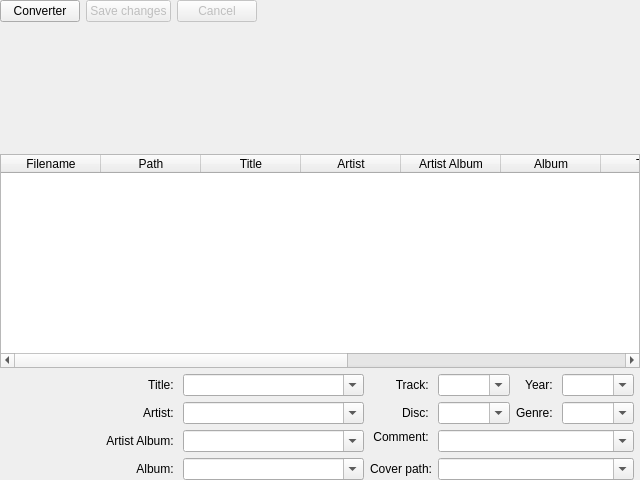
<?xml version="1.0" encoding="UTF-8"?>
<ui version="4.0">
 <class>TagEditor</class>
 <widget class="QWidget" name="TagEditor">
  <property name="geometry">
   <rect>
    <x>0</x>
    <y>0</y>
    <width>640</width>
    <height>480</height>
   </rect>
  </property>
  <property name="windowTitle">
   <string notr="true"/>
  </property>
  <layout class="QVBoxLayout" name="verticalLayout" stretch="0,0,3,0">
   <property name="leftMargin">
    <number>0</number>
   </property>
   <property name="topMargin">
    <number>0</number>
   </property>
   <property name="rightMargin">
    <number>0</number>
   </property>
   <property name="bottomMargin">
    <number>0</number>
   </property>
   <item>
    <layout class="QHBoxLayout" name="hl_top">
     <item>
      <widget class="QPushButton" name="convertPushButton">
       <property name="maximumSize">
        <size>
         <width>16777215</width>
         <height>32</height>
        </size>
       </property>
       <property name="text">
        <string>Converter</string>
       </property>
       <property name="icon">
        <iconset resource="player.qrc">
         <normaloff>:/icons/rename</normaloff>:/icons/rename</iconset>
       </property>
       <property name="iconSize">
        <size>
         <width>24</width>
         <height>24</height>
        </size>
       </property>
       <property name="checkable">
        <bool>true</bool>
       </property>
       <property name="checked">
        <bool>false</bool>
       </property>
      </widget>
     </item>
     <item>
      <widget class="QPushButton" name="saveChangesButton">
       <property name="enabled">
        <bool>false</bool>
       </property>
       <property name="maximumSize">
        <size>
         <width>16777215</width>
         <height>32</height>
        </size>
       </property>
       <property name="text">
        <string>Save changes</string>
       </property>
       <property name="icon">
        <iconset resource="player.qrc">
         <normaloff>:/icons/save</normaloff>:/icons/save</iconset>
       </property>
       <property name="iconSize">
        <size>
         <width>24</width>
         <height>24</height>
        </size>
       </property>
      </widget>
     </item>
     <item>
      <widget class="QPushButton" name="cancelButton">
       <property name="enabled">
        <bool>false</bool>
       </property>
       <property name="maximumSize">
        <size>
         <width>16777215</width>
         <height>32</height>
        </size>
       </property>
       <property name="text">
        <string>Cancel</string>
       </property>
       <property name="iconSize">
        <size>
         <width>24</width>
         <height>24</height>
        </size>
       </property>
      </widget>
     </item>
     <item>
      <layout class="QHBoxLayout" name="extensiblePushButtonArea"/>
     </item>
     <item>
      <spacer name="horizontalSpacer">
       <property name="orientation">
        <enum>Qt::Horizontal</enum>
       </property>
       <property name="sizeHint" stdset="0">
        <size>
         <width>40</width>
         <height>20</height>
        </size>
       </property>
      </spacer>
     </item>
    </layout>
   </item>
   <item>
    <widget class="QStackedWidget" name="extensibleWidgetArea">
     <property name="sizePolicy">
      <sizepolicy hsizetype="Preferred" vsizetype="Minimum">
       <horstretch>0</horstretch>
       <verstretch>0</verstretch>
      </sizepolicy>
     </property>
     <property name="minimumSize">
      <size>
       <width>0</width>
       <height>120</height>
      </size>
     </property>
     <property name="maximumSize">
      <size>
       <width>16777215</width>
       <height>120</height>
      </size>
     </property>
    </widget>
   </item>
   <item>
    <widget class="TagEditorTableWidget" name="tagEditorWidget">
     <property name="alternatingRowColors">
      <bool>true</bool>
     </property>
     <property name="selectionBehavior">
      <enum>QAbstractItemView::SelectRows</enum>
     </property>
     <property name="showGrid">
      <bool>false</bool>
     </property>
     <property name="sortingEnabled">
      <bool>true</bool>
     </property>
     <attribute name="horizontalHeaderHighlightSections">
      <bool>false</bool>
     </attribute>
     <attribute name="horizontalHeaderShowSortIndicator" stdset="0">
      <bool>true</bool>
     </attribute>
     <attribute name="horizontalHeaderStretchLastSection">
      <bool>true</bool>
     </attribute>
     <attribute name="verticalHeaderVisible">
      <bool>false</bool>
     </attribute>
     <attribute name="verticalHeaderHighlightSections">
      <bool>false</bool>
     </attribute>
     <column>
      <property name="text">
       <string>Filename</string>
      </property>
     </column>
     <column>
      <property name="text">
       <string>Path</string>
      </property>
     </column>
     <column>
      <property name="text">
       <string>Title</string>
      </property>
     </column>
     <column>
      <property name="text">
       <string>Artist</string>
      </property>
     </column>
     <column>
      <property name="text">
       <string>Artist Album</string>
      </property>
     </column>
     <column>
      <property name="text">
       <string>Album</string>
      </property>
     </column>
     <column>
      <property name="text">
       <string>Track</string>
      </property>
     </column>
     <column>
      <property name="text">
       <string>Disc</string>
      </property>
     </column>
     <column>
      <property name="text">
       <string>Year</string>
      </property>
     </column>
     <column>
      <property name="text">
       <string>Genre</string>
      </property>
     </column>
     <column>
      <property name="text">
       <string>Comment</string>
      </property>
     </column>
    </widget>
   </item>
   <item>
    <layout class="QHBoxLayout" name="hl_bottom">
     <item>
      <widget class="AlbumCover" name="albumCover" native="true">
       <property name="sizePolicy">
        <sizepolicy hsizetype="Fixed" vsizetype="Fixed">
         <horstretch>0</horstretch>
         <verstretch>0</verstretch>
        </sizepolicy>
       </property>
       <property name="minimumSize">
        <size>
         <width>100</width>
         <height>100</height>
        </size>
       </property>
       <property name="maximumSize">
        <size>
         <width>100</width>
         <height>100</height>
        </size>
       </property>
       <property name="text" stdset="0">
        <string notr="true"/>
       </property>
       <property name="pixmap" stdset="0">
        <pixmap resource="player.qrc">:/icons/disc</pixmap>
       </property>
       <property name="scaledContents" stdset="0">
        <bool>true</bool>
       </property>
      </widget>
     </item>
     <item>
      <layout class="QGridLayout" name="gridLayout" columnstretch="1,3,1,3">
       <property name="rightMargin">
        <number>6</number>
       </property>
       <item row="0" column="0">
        <widget class="QLabel" name="labelTitle">
         <property name="text">
          <string>Title: </string>
         </property>
         <property name="alignment">
          <set>Qt::AlignRight|Qt::AlignTrailing|Qt::AlignVCenter</set>
         </property>
        </widget>
       </item>
       <item row="2" column="0">
        <widget class="QLabel" name="labelArtistAlbum">
         <property name="text">
          <string>Artist Album: </string>
         </property>
         <property name="alignment">
          <set>Qt::AlignRight|Qt::AlignTrailing|Qt::AlignVCenter</set>
         </property>
        </widget>
       </item>
       <item row="1" column="2" alignment="Qt::AlignRight">
        <widget class="QLabel" name="labelDisc">
         <property name="text">
          <string>Disc: </string>
         </property>
         <property name="alignment">
          <set>Qt::AlignRight|Qt::AlignTrailing|Qt::AlignVCenter</set>
         </property>
        </widget>
       </item>
       <item row="3" column="0">
        <widget class="QLabel" name="labelAlbum">
         <property name="text">
          <string>Album: </string>
         </property>
         <property name="alignment">
          <set>Qt::AlignRight|Qt::AlignTrailing|Qt::AlignVCenter</set>
         </property>
        </widget>
       </item>
       <item row="2" column="1">
        <widget class="QComboBox" name="artistAlbumComboBox">
         <property name="editable">
          <bool>true</bool>
         </property>
         <property name="currentText">
          <string notr="true"/>
         </property>
         <property name="insertPolicy">
          <enum>QComboBox::InsertAlphabetically</enum>
         </property>
        </widget>
       </item>
       <item row="3" column="2">
        <widget class="QLabel" name="labelComment_2">
         <property name="text">
          <string>Cover path:</string>
         </property>
         <property name="alignment">
          <set>Qt::AlignRight|Qt::AlignTrailing|Qt::AlignVCenter</set>
         </property>
        </widget>
       </item>
       <item row="3" column="1">
        <widget class="QComboBox" name="albumComboBox">
         <property name="editable">
          <bool>true</bool>
         </property>
         <property name="currentText">
          <string notr="true"/>
         </property>
         <property name="insertPolicy">
          <enum>QComboBox::InsertAlphabetically</enum>
         </property>
        </widget>
       </item>
       <item row="2" column="3" alignment="Qt::AlignTop">
        <widget class="QComboBox" name="commentComboBox">
         <property name="editable">
          <bool>true</bool>
         </property>
         <property name="insertPolicy">
          <enum>QComboBox::InsertAlphabetically</enum>
         </property>
        </widget>
       </item>
       <item row="1" column="1">
        <widget class="QComboBox" name="artistComboBox">
         <property name="editable">
          <bool>true</bool>
         </property>
         <property name="currentText">
          <string notr="true"/>
         </property>
         <property name="insertPolicy">
          <enum>QComboBox::InsertAlphabetically</enum>
         </property>
        </widget>
       </item>
       <item row="3" column="3">
        <widget class="QComboBox" name="coverPathComboBox">
         <property name="editable">
          <bool>true</bool>
         </property>
         <property name="insertPolicy">
          <enum>QComboBox::InsertAlphabetically</enum>
         </property>
        </widget>
       </item>
       <item row="2" column="2" alignment="Qt::AlignRight|Qt::AlignTop">
        <widget class="QLabel" name="labelComment">
         <property name="text">
          <string>Comment: </string>
         </property>
         <property name="alignment">
          <set>Qt::AlignRight|Qt::AlignTrailing|Qt::AlignVCenter</set>
         </property>
        </widget>
       </item>
       <item row="0" column="2" alignment="Qt::AlignRight">
        <widget class="QLabel" name="labelTrack">
         <property name="text">
          <string>Track: </string>
         </property>
         <property name="alignment">
          <set>Qt::AlignRight|Qt::AlignTrailing|Qt::AlignVCenter</set>
         </property>
        </widget>
       </item>
       <item row="1" column="0" alignment="Qt::AlignRight">
        <widget class="QLabel" name="labelArtist">
         <property name="text">
          <string>Artist: </string>
         </property>
         <property name="alignment">
          <set>Qt::AlignRight|Qt::AlignTrailing|Qt::AlignVCenter</set>
         </property>
        </widget>
       </item>
       <item row="0" column="3">
        <layout class="QHBoxLayout" name="horizontalLayout_5">
         <item>
          <widget class="QComboBox" name="trackComboBox">
           <property name="editable">
            <bool>true</bool>
           </property>
           <property name="currentText">
            <string notr="true"/>
           </property>
           <property name="insertPolicy">
            <enum>QComboBox::InsertAlphabetically</enum>
           </property>
          </widget>
         </item>
         <item alignment="Qt::AlignRight">
          <widget class="QLabel" name="labelYear">
           <property name="text">
            <string>Year: </string>
           </property>
           <property name="alignment">
            <set>Qt::AlignRight|Qt::AlignTrailing|Qt::AlignVCenter</set>
           </property>
          </widget>
         </item>
         <item>
          <widget class="QComboBox" name="yearComboBox">
           <property name="editable">
            <bool>true</bool>
           </property>
           <property name="currentText">
            <string notr="true"/>
           </property>
           <property name="insertPolicy">
            <enum>QComboBox::InsertAlphabetically</enum>
           </property>
          </widget>
         </item>
        </layout>
       </item>
       <item row="0" column="1">
        <widget class="QComboBox" name="titleComboBox">
         <property name="editable">
          <bool>true</bool>
         </property>
         <property name="currentText">
          <string notr="true"/>
         </property>
         <property name="insertPolicy">
          <enum>QComboBox::InsertAlphabetically</enum>
         </property>
        </widget>
       </item>
       <item row="1" column="3">
        <layout class="QHBoxLayout" name="horizontalLayout_4">
         <item>
          <widget class="QComboBox" name="discComboBox">
           <property name="editable">
            <bool>true</bool>
           </property>
           <property name="currentText">
            <string notr="true"/>
           </property>
           <property name="insertPolicy">
            <enum>QComboBox::InsertAlphabetically</enum>
           </property>
          </widget>
         </item>
         <item alignment="Qt::AlignRight">
          <widget class="QLabel" name="labelGenre">
           <property name="text">
            <string>Genre: </string>
           </property>
           <property name="alignment">
            <set>Qt::AlignRight|Qt::AlignTrailing|Qt::AlignVCenter</set>
           </property>
          </widget>
         </item>
         <item>
          <widget class="QComboBox" name="genreComboBox">
           <property name="editable">
            <bool>true</bool>
           </property>
           <property name="currentText">
            <string notr="true"/>
           </property>
           <property name="insertPolicy">
            <enum>QComboBox::InsertAlphabetically</enum>
           </property>
          </widget>
         </item>
        </layout>
       </item>
      </layout>
     </item>
    </layout>
   </item>
  </layout>
 </widget>
 <customwidgets>
  <customwidget>
   <class>TagEditorTableWidget</class>
   <extends>QTableWidget</extends>
   <header>tageditor/tageditortablewidget.h</header>
  </customwidget>
  <customwidget>
   <class>AlbumCover</class>
   <extends>QWidget</extends>
   <header>tageditor/albumcover.h</header>
   <container>1</container>
  </customwidget>
 </customwidgets>
 <tabstops>
  <tabstop>tagEditorWidget</tabstop>
  <tabstop>convertPushButton</tabstop>
  <tabstop>saveChangesButton</tabstop>
  <tabstop>cancelButton</tabstop>
  <tabstop>titleComboBox</tabstop>
  <tabstop>artistComboBox</tabstop>
  <tabstop>artistAlbumComboBox</tabstop>
  <tabstop>albumComboBox</tabstop>
  <tabstop>trackComboBox</tabstop>
  <tabstop>discComboBox</tabstop>
  <tabstop>yearComboBox</tabstop>
  <tabstop>genreComboBox</tabstop>
  <tabstop>commentComboBox</tabstop>
  <tabstop>coverPathComboBox</tabstop>
 </tabstops>
 <resources>
  <include location="player.qrc"/>
 </resources>
 <connections/>
</ui>
